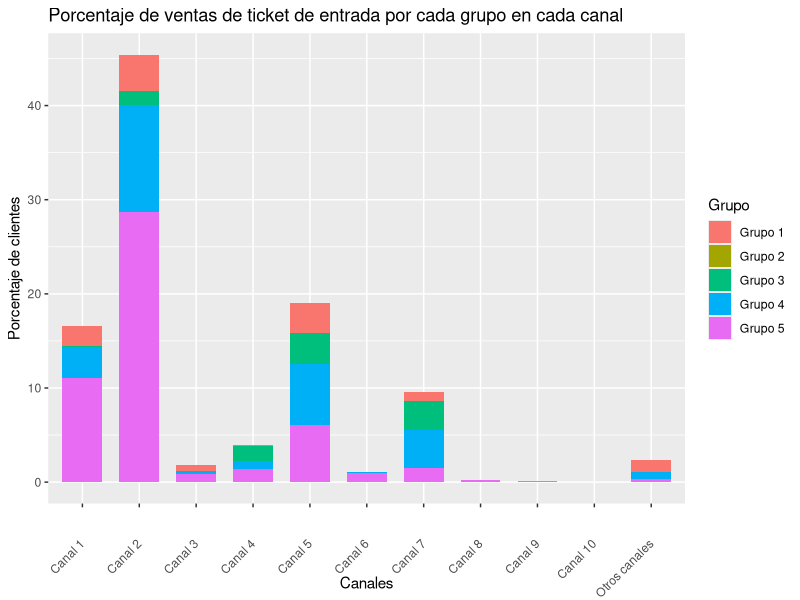
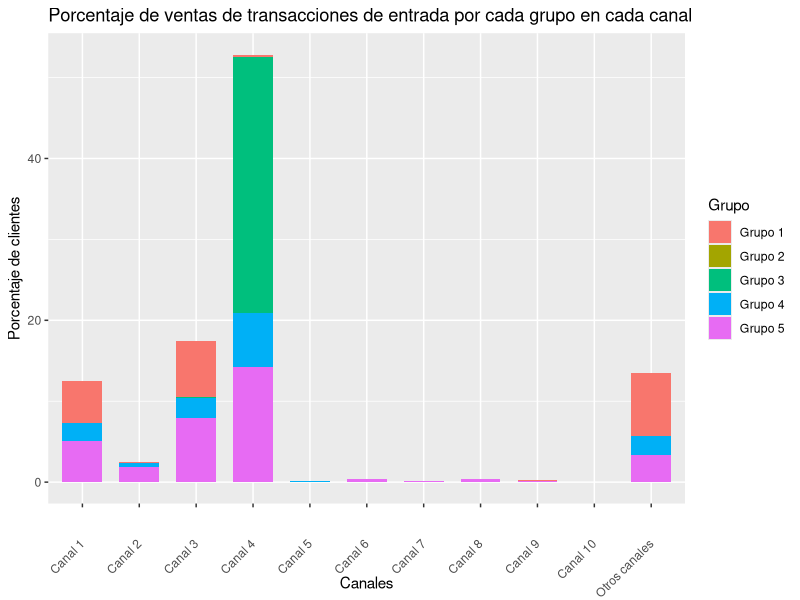
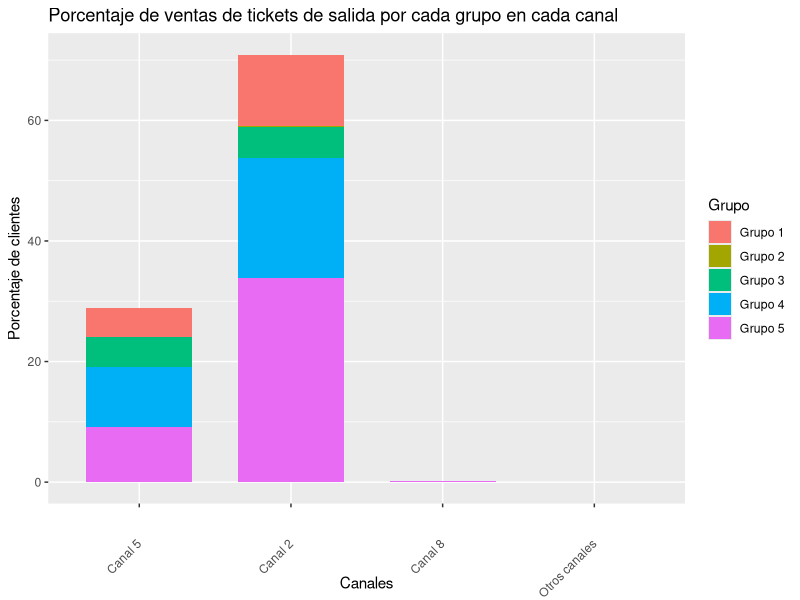
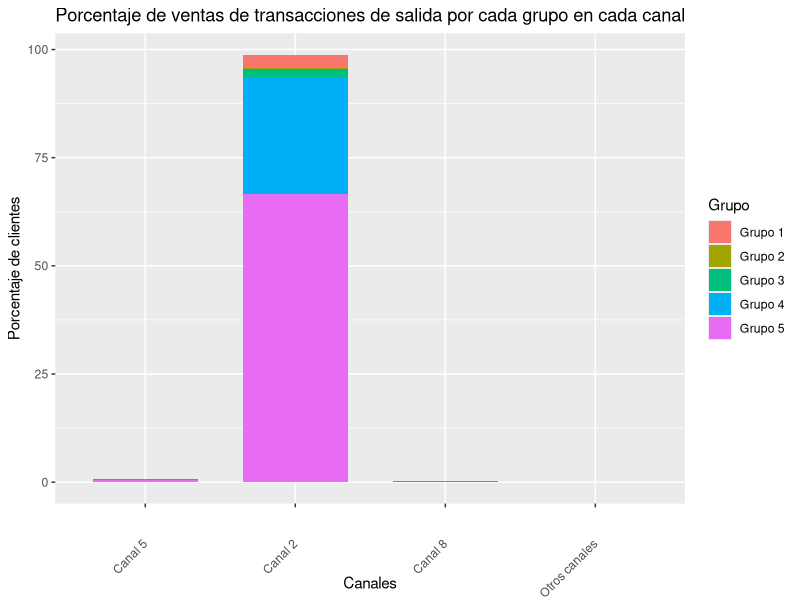
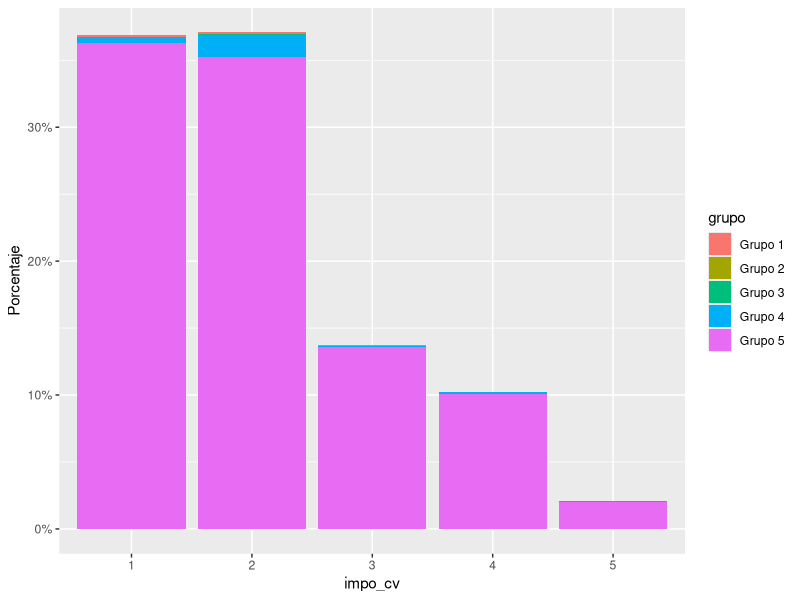
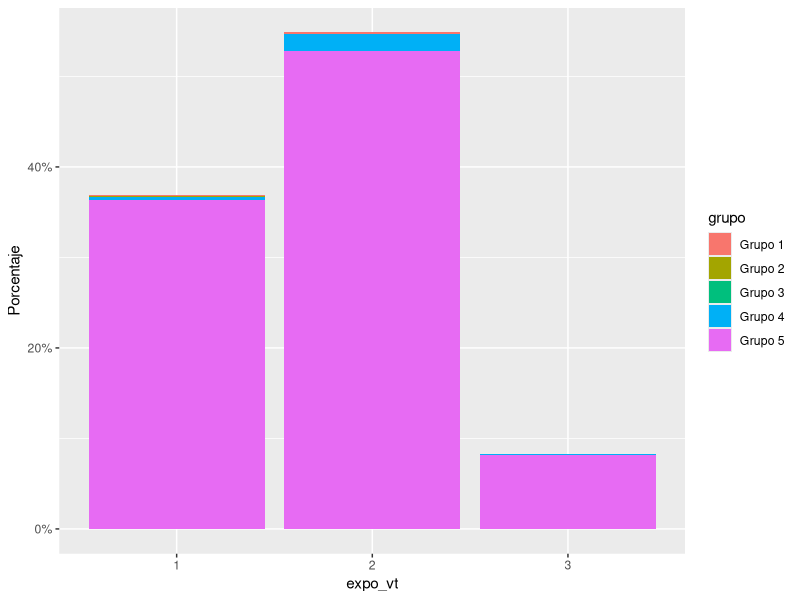
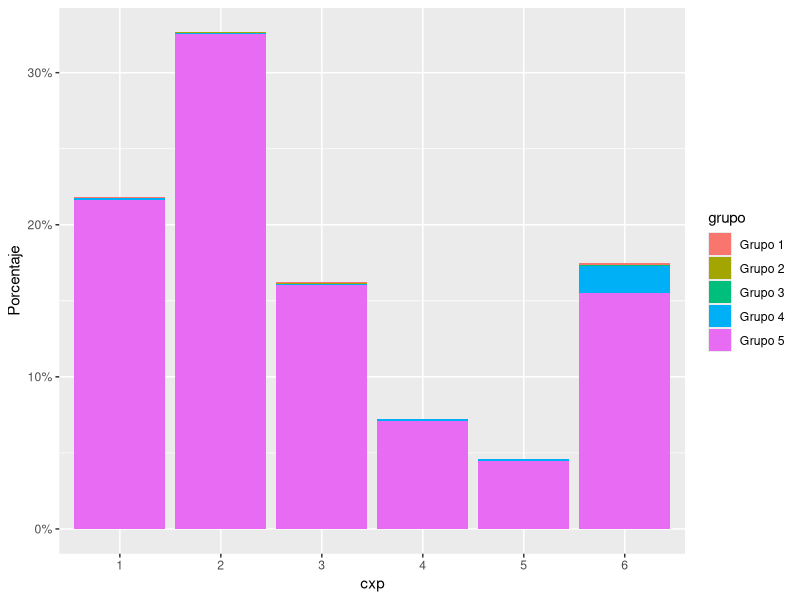
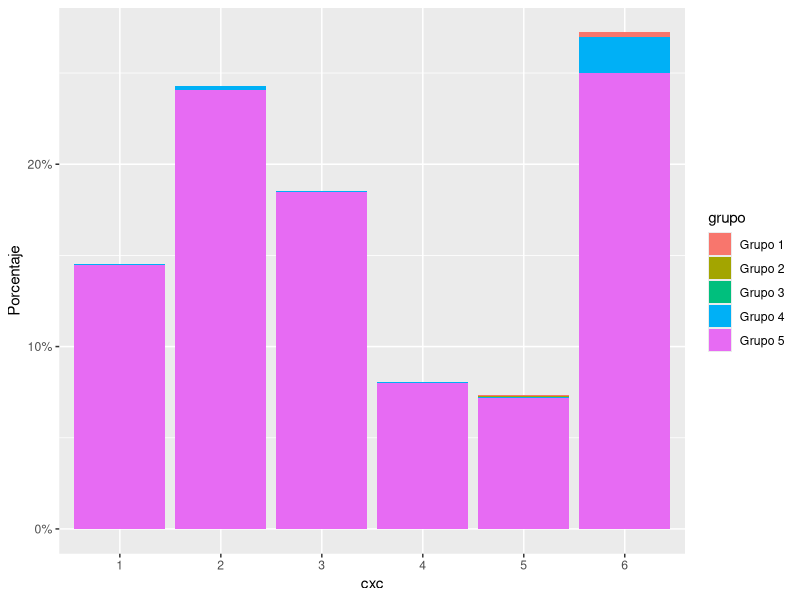

Reproduce these figures in R, in order.
## ---- chunk 1
library(tidyverse)
datos = read.csv("SegmentacionPCA.csv", sep=";")
datos = datos[,-1]
## ---- chunk 2

# Obtener el total por grupo y canal
totalPorGrupos <- datos %>% group_by(grupo) %>% 
                  summarise(across(everything(), sum))
totalPorGrupos
## ---- chunk 3
grupo <- c(1,2,3,4,5)

#Funcion que cambia el nombre a las columnas que cumplan con el REGEX
renombrarColumnas <- function(dataFrame, regexColumnas, nombresNuevos)
{
  return (dataFrame[grep(regexColumnas, names(dataFrame))] %>% 
                               setNames(nombresNuevos))
}

# Calcula el porcentaje en un DataFrame numerico
calcularPorcentajes <- function(dataFrame)
{
  return (dataFrame/ sum(dataFrame) * 100)
}

# Une la columna de grupos al DataFrame
agregarColumnaDeGrupos <- function(dataFrame)
{
  Grupo <- c("Grupo 1", "Grupo 2", "Grupo 3", "Grupo 4", "Grupo 5")
  return(cbind(Grupo, dataFrame))
}

# Esto era para un experimento. Agrega el tipo de ticket a un DataFrame 
agregarColumnaDeTipoTicket <- function(dataFrame, tipoDeTicket)
{
  return(cbind(dataFrame, tipoDeTicket))
}


# Los nuevos nombres de los canales 
nombresDeCanalesDeEntrada = c("Canal 1", "Canal 2", 
                           "Canal 3", "Canal 4",
                           "Canal 5", "Canal 6",     
                           "Canal 7", "Canal 8",
                           "Canal 9", "Canal 10",
                           "Otros canales")

nombresDeCanalesDeSalida = c("Canal 5","Canal 2", "Canal 8","Otros canales")

# Pone nombres mas legibles a los canales y calcula los porcentajes que genera cada grupo

# Modifica los tickets de entrada

regexTiquetDeEntrada = "en_vm.*"

TiquetsDeEntradaEnPorcentajes <-renombrarColumnas(totalPorGrupos, regexTiquetDeEntrada, nombresDeCanalesDeEntrada) %>%
                                calcularPorcentajes() %>%
                                agregarColumnaDeGrupos()

# Modifica las transacciones de entrada

regexTransaccionesDeEntrada = "en_tx.*"

transaccionesDeEntradaEnPorcentajes <-renombrarColumnas(totalPorGrupos, regexTransaccionesDeEntrada, nombresDeCanalesDeEntrada) %>%
                                calcularPorcentajes() %>%
                                agregarColumnaDeGrupos() 



# Modfica los tiquets de salida

regexTiquetDeSalida ="sal_vm.*"

ticketsDeSalidaEnPorcentajes <-renombrarColumnas(totalPorGrupos, regexTiquetDeSalida, nombresDeCanalesDeSalida) %>%
                                calcularPorcentajes() %>%
                                agregarColumnaDeGrupos() 

# Modifica las transacciones de salida
regexTiquetDeSalida ="sal_tx.*"
transaccionesDeSalidaEnPorcentajes <-renombrarColumnas(totalPorGrupos, regexTiquetDeSalida, nombresDeCanalesDeSalida) %>%
                                calcularPorcentajes() %>%
                                agregarColumnaDeGrupos() 
## ---- chunk 4
# DataFrame resultante del proceso anterior
TiquetsDeEntradaEnPorcentajes
## ---- chunk 5

graficarPorcentajesDeClientesEnCanales <- function  (dataFrame, tipoDeTiquet)
{
  grafica <- ggplot(data=reshape2::melt(dataFrame, id.vars ="Grupo"), aes(x=variable, y=value, fill=Grupo)) + 
            geom_bar(width = 0.7, stat="identity", position="stack") +
            labs(title= paste("Porcentaje de ventas", tipoDeTiquet,  "por cada grupo en cada canal"),
                 x="Canales", y="Porcentaje de clientes") + 
            theme(axis.text.x = element_text(angle = 45, vjust = 0.5, hjust=1))
  return(grafica)
}

plot(graficarPorcentajesDeClientesEnCanales(TiquetsDeEntradaEnPorcentajes, "de ticket de entrada"))

## ---- chunk 6
plot(graficarPorcentajesDeClientesEnCanales(transaccionesDeEntradaEnPorcentajes, "de transacciones de entrada"))
## ---- chunk 7
plot(graficarPorcentajesDeClientesEnCanales(ticketsDeSalidaEnPorcentajes, "de tickets de salida"))
## ---- chunk 8
plot(graficarPorcentajesDeClientesEnCanales(transaccionesDeSalidaEnPorcentajes, "de transacciones de salida"))
transaccionesDeSalidaEnPorcentajes
## ---- chunk 9
datos %>% group_by(as.factor(grupo)) %>%  count(as.factor(impo_cv))
## ---- chunk 10
# Se modifica el DataFrame para cambiar el tipo de dato y graficar facilmente 
datosConFactores <-  datos %>%
  mutate(
    impo_cv = as.factor(impo_cv),
    expo_vt = as.factor(expo_vt),
    cxp = as.factor(cxp),
    cxc = as.factor(cxc),
    totalinventory = as.factor(totalinventory),
    tiene_ventas_fisicas = as.factor(tiene_ventas_fisicas),
    tiene_ventas_electronicas = as.factor(tiene_ventas_electronicas),
    rotacion_inventarios = as.factor(rotacion_inventarios),
    rotacion_cxc = as.factor(rotacion_cxc),
    rotacion_cxp = as.factor(rotacion_cxp),
    ciclo_negocio = as.factor(ciclo_negocio),
    ciclo_financiero = as.factor(ciclo_financiero),
    grupo = as.factor(grupo)
  )%>%
  mutate(
    grupo = fct_recode(grupo, "Grupo 1" = "1", "Grupo 2" = "2", "Grupo 3" = "3", "Grupo 4" = "4", "Grupo 5" = "5")
  )


## ---- chunk 11
# Graficas de variables categoricas por grupo
columnasParaGraficar <- c("impo_cv", "expo_vt", "cxp", "cxc", "totalinventory", "tiene_ventas_fisicas",
                          "tiene_ventas_electronicas", "rotacion_inventarios", "rotacion_cxc",
                          "rotacion_cxp", "ciclo_negocio", "ciclo_financiero")

for (columna in columnasParaGraficar)
{
  p1 <- ggplot(datosConFactores, aes(x=.data[[columna]], fill=grupo)) + 
    geom_bar(aes(y = (..count..)/sum(..count..)), position="stack") + 
    scale_y_continuous(labels=scales::percent)  +
    ylab("Porcentaje")  
  plot(p1)
}
